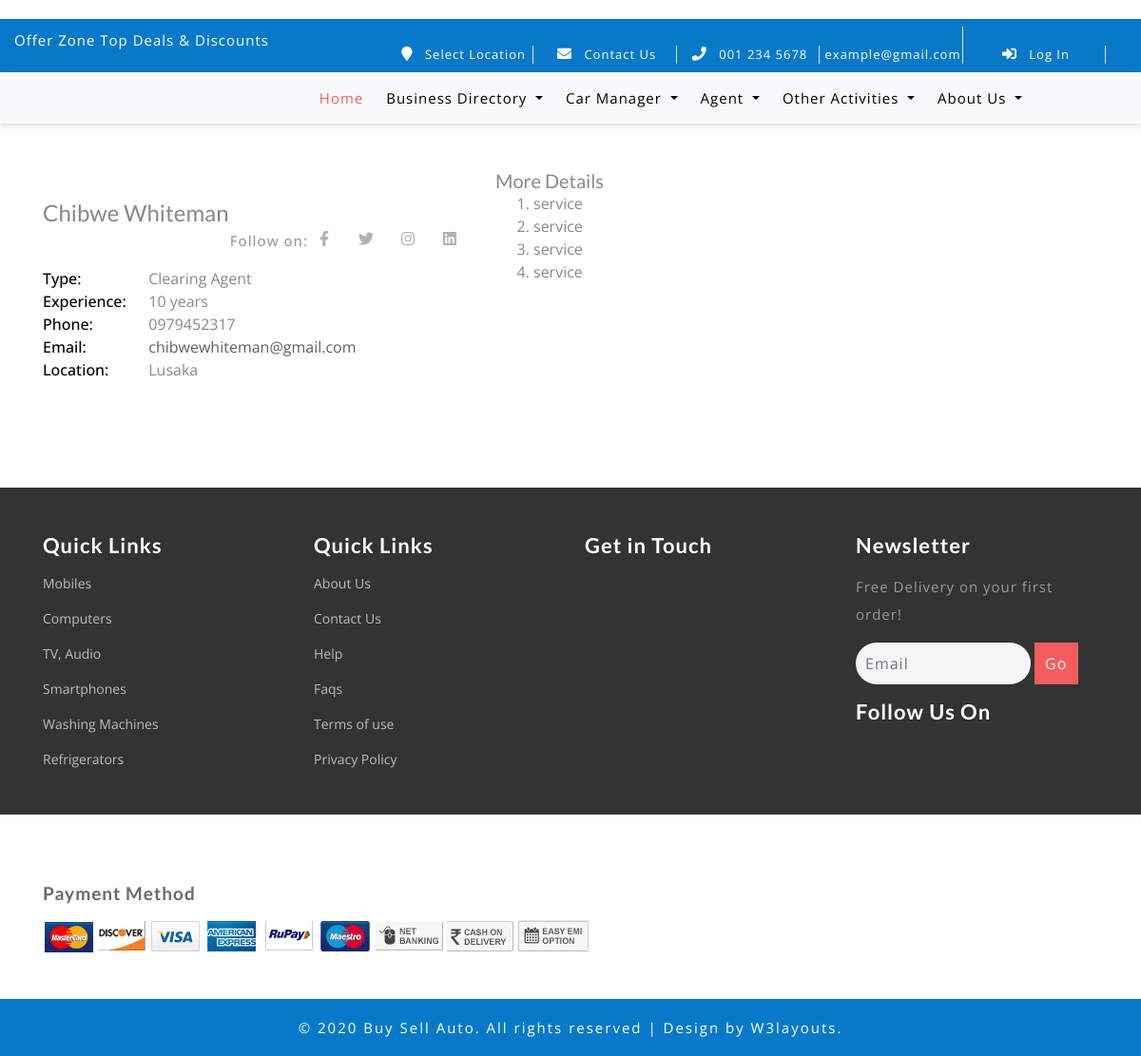
The app's page /agents/details/4/ with its own data.
### agents/models.py (models this page shows, shortened)
class Agent(models.Model):
    is_agent_model = models.BooleanField(default=True, editable=False)
    user = models.OneToOneField(User, on_delete=models.CASCADE)
    company_name = models.CharField('Company Name', max_length=200, default='N/A')
    agent_type = models.ForeignKey(AgentType, default='', on_delete=models.CASCADE)
    experience = models.CharField('Experience', max_length=200, default='')
    description = HTMLField(help_text='Services offered...')
    class Meta:
        verbose_name_plural = 'Agents'
        verbose_name = 'Agent'

class AgentType(models.Model):
    agent_type = models.CharField('Agent Type', max_length=200)
    def __str__(self):
        return self.agent_type
    class Meta:
        verbose_name_plural = 'Agent Types'
        verbose_name = 'Agent Type'

### store/models.py (models this page shows, shortened)
class User(AbstractUser):
    is_agent = models.BooleanField(default=False)
    is_employee = models.BooleanField(default=False)
    portfolio_site = models.URLField(blank=True)
    phone = models.CharField(max_length=60, blank=True, null=True)
    country = models.CharField('Country', max_length=60, blank=True, null=True)
    city = models.CharField('City', max_length=60, blank=True, null=True)
    postal_code = models.CharField('Postal Code', max_length=60, blank=True, null=True)
    address = models.CharField(max_length=60, blank=True, null=True)
    picture = models.ImageField(upload_to="users/pictures/%Y/%m/%d'", blank=True, null=True)
    email = models.EmailField(blank=True, null=True)
    username_validator = ASCIIUsernameValidator()
    def get_full_name(self):
        full_name = self.username
        if self.first_name and self.last_name:
            full_name = self.first_name + " " + self.last_name
        return full_name

### agents/views.py (the view)
# urls.py: path('agents/details/<int:pk>/', views.agents_details, name='agents_details'),
def agents_details(request, pk):
    agent_details = Agent.objects.get(user__id=pk)
    return render(request, 'agents/agents_details.html',
                  {
                      'agent_details': agent_details,
                  })

### store/templates/agents/agents_details.html (shortened to what this page needs)
{% extends 'store/base.html' %}
{% load static %}
{% block content %}
    <link rel="stylesheet" href="https://cdnjs.cloudflare.com/ajax/libs/font-awesome/5.12.1/css/all.min.css"
/>
    <div class="container">
        <div class="row">
            <div class="col-lg-5 col-md-6">
                <div class="mb-2">
                </div>
                <h4 class="font-weight-normal">{{ agent_details.user.get_full_name | capfirst }}</h4>
                <div class="mb-2 d-flex">
                    <br>
                    <div class="social d-flex ml-auto">
                        <p class="font-weight-normal">Follow on:</p>
                        <a href="#" class="text-muted mr-1">
                            <i class="fab fa-facebook-f"></i>
                        </a>
                        <a href="#" class="text-muted mr-1">
                            <i class="fab fa-twitter"></i>
                        </a>
                        <a href="#" class="text-muted mr-1">
                            <i class="fab fa-instagram"></i>
                        </a>
                        <a href="#" class="text-muted">
                            <i class="fab fa-linkedin"></i>
                        </a>
                    </div>
                </div>
                <div class="mb-3">
                    <ul class="list-unstyled">
                        <li class="media">
                            <span class="w-25 text-black font-weight-normal">Type:</span>
                            <label class="media-body">{{ agent_details.agent_type }}</label>
                        </li>
                        <li class="media">
                            <span class="w-25 text-black font-weight-normal">Experience: </span>
                            <label class="media-body">{{ agent_details.experience }}</label>
                        </li>
                        <li class="media">
                            <span class="w-25 text-black font-weight-normal">Phone: </span>
                            <label class="media-body">{{ agent_details.user.phone }}</label>
                        </li>
                        <li class="media">
                            <span class="w-25 text-black font-weight-normal">Email: </span>
                            <label class="media-body">
                                <a href="mail_to://{{ agent_details.user.email }}"
                                   style="color: #5a6268">{{ agent_details.user.email }}
                                </a></label>
                        </li>
                        <li class="media">
                            <span class="w-25 text-black font-weight-normal">Location: </span>
                            <label class="media-body">{{ agent_details.user.address }}</label>
                        </li>
                    </ul>
                </div>
            </div>
            <div class="col-lg-7 col-md-6 pl-xl-3">
                <h5 class="font-weight-normal">More Details</h5>
                <p>{{ agent_details.description | safe }}</p>
            </div>
        </div>
    </div>
{% endblock %}

### store/static/store/css/style.css (style rules this page uses)
html, body { margin: 0; font-size: 100%; background: #fff; font-family: 'Open Sans', sans-serif; }
h1, h2, h3, h4, h5, h6 { margin: 0; font-family: 'Lato', sans-serif; }
p { margin: 0; letter-spacing: 1px; font-size: 15px; line-height: 1.9; color: #999; font-family: 'Open Sans', sans-serif; }
ul { margin: 0; padding: 0; }
label { margin: 0; }
.social a { position: relative; display: inline-block; width: 34px; height: 34px; border-radius: 50%; -webkit-border-radius: 50%; -moz-border-radius: 50%; -o-border-radius: 50%; -ms-border-radius: 50%; text-align: center; }

### store/templates/agents/agents_details.html (style rules this page uses)
body { color: #888888; margin-top: 20px; }
.media { display: -webkit-box; display: -ms-flexbox; display: flex; -webkit-box-align: start; -ms-flex-align: start; align-items: flex-start; }
.media-body { -webkit-box-flex: 1; -ms-flex: 1; flex: 1; }
.text-black { color: #000000; }
.font-weight-normal { font-weight: 500 !important; }
.w-25 { width: 25% !important; }
.text-muted { color: #b2b2b2 !important; }
.mr-1, .mx-1 { margin-right: 0.625rem !important; }

### records on screen
Agent: user.get_full_name "Chibwe Whiteman", agent_type "Clearing Agent", experience "10 years", user.phone "0979452317", user.email "chibwewhiteman@gmail.com", user.address "Lusaka", description "service service service service"
